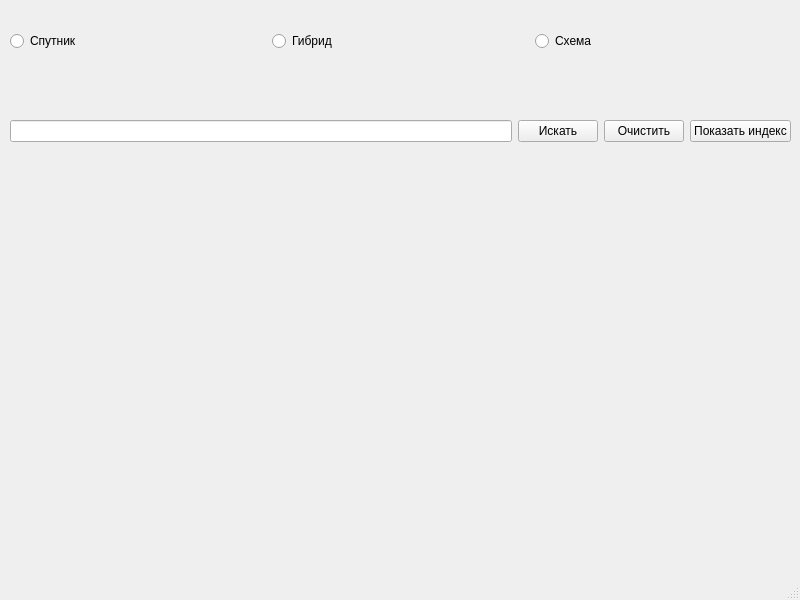
<?xml version="1.0" encoding="UTF-8"?>
<ui version="4.0">
 <class>MainWindow</class>
 <widget class="QMainWindow" name="MainWindow">
  <property name="geometry">
   <rect>
    <x>0</x>
    <y>0</y>
    <width>800</width>
    <height>600</height>
   </rect>
  </property>
  <property name="windowTitle">
   <string>MainWindow</string>
  </property>
  <widget class="QWidget" name="centralwidget">
   <widget class="QLabel" name="map_d">
    <property name="geometry">
     <rect>
      <x>10</x>
      <y>220</y>
      <width>781</width>
      <height>351</height>
     </rect>
    </property>
    <property name="focusPolicy">
     <enum>Qt::ClickFocus</enum>
    </property>
    <property name="text">
     <string/>
    </property>
   </widget>
   <widget class="QLabel" name="adress_d">
    <property name="geometry">
     <rect>
      <x>10</x>
      <y>181</y>
      <width>781</width>
      <height>21</height>
     </rect>
    </property>
    <property name="text">
     <string/>
    </property>
   </widget>
   <widget class="QWidget" name="horizontalLayoutWidget">
    <property name="geometry">
     <rect>
      <x>10</x>
      <y>91</y>
      <width>781</width>
      <height>80</height>
     </rect>
    </property>
    <layout class="QHBoxLayout" name="horizontalLayout">
     <item>
      <widget class="QLineEdit" name="place_input">
       <property name="focusPolicy">
        <enum>Qt::StrongFocus</enum>
       </property>
      </widget>
     </item>
     <item>
      <widget class="QPushButton" name="find_b">
       <property name="text">
        <string>Искать</string>
       </property>
      </widget>
     </item>
     <item>
      <widget class="QPushButton" name="clear_b">
       <property name="text">
        <string>Очистить</string>
       </property>
      </widget>
     </item>
     <item>
      <widget class="QPushButton" name="index_b">
       <property name="text">
        <string>Показать индекс</string>
       </property>
      </widget>
     </item>
    </layout>
   </widget>
   <widget class="QWidget" name="horizontalLayoutWidget_2">
    <property name="geometry">
     <rect>
      <x>10</x>
      <y>1</y>
      <width>781</width>
      <height>80</height>
     </rect>
    </property>
    <layout class="QHBoxLayout" name="horizontalLayout_2">
     <item>
      <widget class="QRadioButton" name="satellite_rb">
       <property name="text">
        <string>Спутник</string>
       </property>
      </widget>
     </item>
     <item>
      <widget class="QRadioButton" name="hybrid_rb">
       <property name="text">
        <string>Гибрид</string>
       </property>
      </widget>
     </item>
     <item>
      <widget class="QRadioButton" name="scheme_rb">
       <property name="text">
        <string>Схема</string>
       </property>
      </widget>
     </item>
    </layout>
   </widget>
  </widget>
  <widget class="QStatusBar" name="statusbar"/>
 </widget>
 <resources/>
 <connections/>
</ui>
